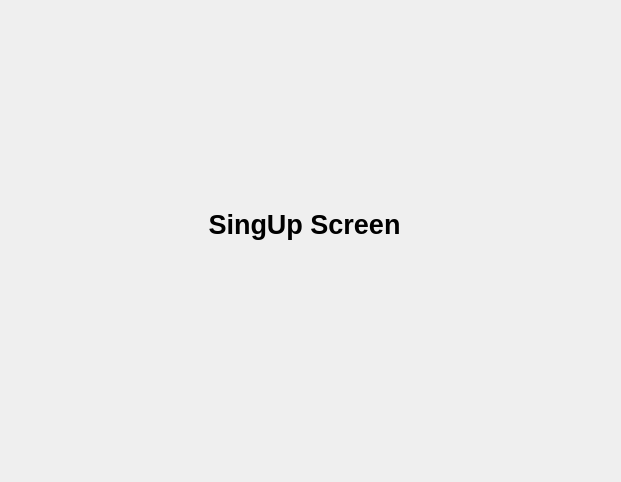
<?xml version="1.0" encoding="UTF-8"?>
<ui version="4.0">
 <class>MainWindow</class>
 <widget class="QMainWindow" name="MainWindow">
  <property name="geometry">
   <rect>
    <x>0</x>
    <y>0</y>
    <width>621</width>
    <height>482</height>
   </rect>
  </property>
  <property name="windowTitle">
   <string>MainWindow</string>
  </property>
  <widget class="QWidget" name="centralwidget">
   <layout class="QVBoxLayout" name="verticalLayout">
    <item>
     <widget class="QWidget" name="widget" native="true">
      <widget class="QLabel" name="label">
       <property name="geometry">
        <rect>
         <x>170</x>
         <y>180</y>
         <width>251</width>
         <height>71</height>
        </rect>
       </property>
       <property name="font">
        <font>
         <pointsize>20</pointsize>
         <weight>75</weight>
         <bold>true</bold>
        </font>
       </property>
       <property name="text">
        <string>SingUp Screen</string>
       </property>
       <property name="alignment">
        <set>Qt::AlignCenter</set>
       </property>
      </widget>
     </widget>
    </item>
   </layout>
  </widget>
 </widget>
 <resources/>
 <connections/>
</ui>
